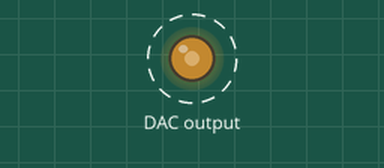
Simulated run of this program. Board: Raspberry Pi Pico running MicroPython. On the bench: output pins drawn as LEDs (lit = HIGH). Dashed ring = blinking. Library files of the repository ran but are not shown: mcp4725.py.

Above: at 0.05 s.
Timing chart, 0 to 4.6 s (numbered marks = the images above):
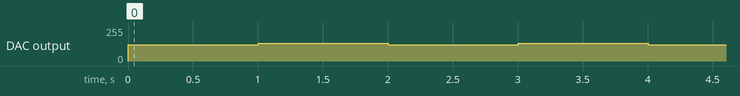

The program:

mcp4725code_testing.py
```python
from machine import I2C, Pin
from mcp4725 import MCP4725
import time

scl_pin = Pin(15, mode=Pin.OUT, pull=None)
sda_pin = Pin(14, mode=Pin.OUT, pull=None)

i2c = I2C(1, scl=scl_pin, sda=sda_pin, freq=100000)
dac = MCP4725(i2c)

desired_voltage = 2.4

def set_voltage(desired_voltage):
    dac_value = int((desired_voltage / 5) * 4095)
    dac.write(dac_value)

set_voltage(desired_voltage)
#print("Desired Voltage set to:", desired_voltage, "V")

while True:
    set_voltage(2.4)
    time.sleep(1)

    set_voltage(2.6)
    time.sleep(1)
```

Measured:
- by itself, DAC output: alternates 133/255 for 1.0 s and 122/255 for 1.0 s
